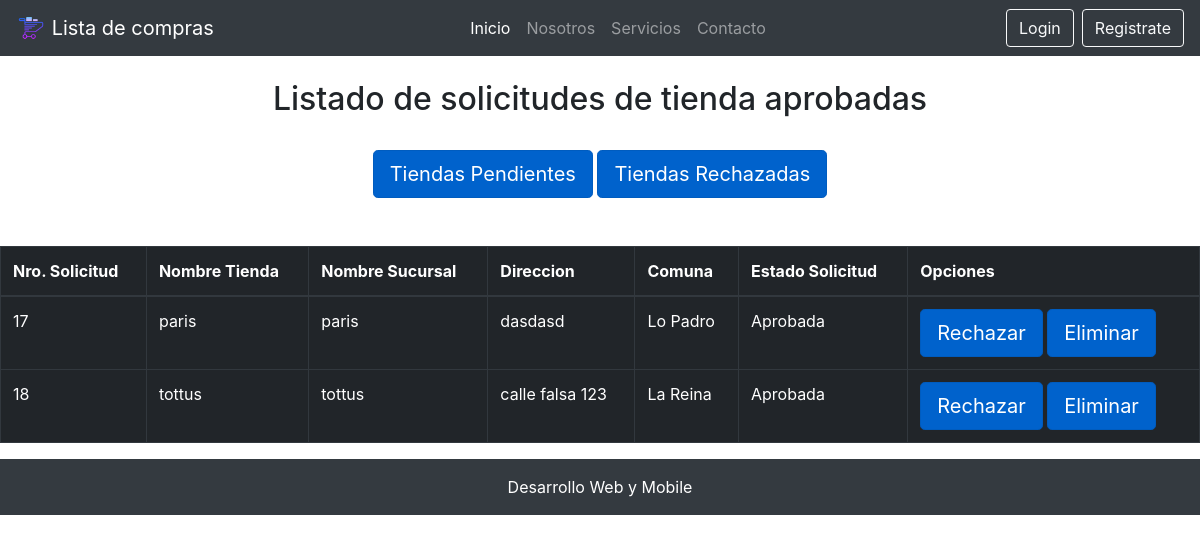
The page /tiendas_aprobadas/ on the database as committed earlier.
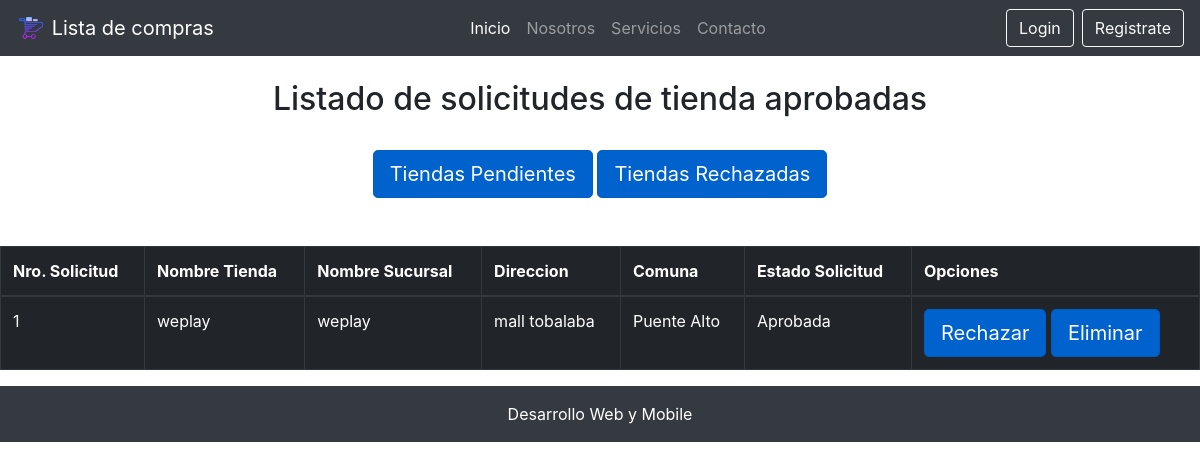
The same page on the database as committed later.
### core/models.py (models this page shows, shortened)
class Tienda(models.Model):
    nombre = models.CharField(max_length=50)
    nombre_sucursal = models.CharField(max_length=50, verbose_name="Nombre Sucursal")
    direccion = models.CharField(max_length=50)
    comuna = models.ForeignKey(Comuna, on_delete=models.CASCADE)
    estado_tienda = models.ForeignKey(EstadoTienda, on_delete=models.CASCADE, verbose_name="Estado Tienda")

class Comuna(models.Model):
    nombre = models.CharField(max_length=60)
    region = models.ForeignKey(Region, on_delete=models.CASCADE)

class EstadoTienda(models.Model):
    nombre = models.CharField(max_length=30, verbose_name="Estado Tienda")

### core/views.py (the view)
# urls.py: path('tiendas_aprobadas/', tiendasaprobadas, name="tiendas_aprobadas"),
def tiendasaprobadas(request):
    aprobadas = Tienda.objects.filter(estado_tienda=2)
    return render(request, 'core/tiendas_aprobadas.html', {
        'aprobadas': aprobadas
    })

### core/templates/core/tiendas_aprobadas.html (shortened to what this page needs)
{% extends "core/base.html" %}
{% block contenido %}
<br>
<h2 class="text-center">Listado de solicitudes de tienda aprobadas</h2>
<br>
<div class="row">
    <div class="col-12 text-center">
        <a href="{% url 'listar_solicitud' %}" class="btn btn-primary btn-lg active" role="button" aria-pressed="true">Tiendas Pendientes</a>
        <a href="{% url 'tiendas_rechazadas' %}" class="btn btn-primary btn-lg active" role="button" aria-pressed="true">Tiendas Rechazadas</a>
    </div>
</div>
<br>
<br>
<div class="table-responsive">
    <table class="table table-dark table-bordered table-hover table-condensed">
        <thead>
            <tr>
                <th>Nro. Solicitud</th>
                <th>Nombre Tienda</th>
                <th>Nombre Sucursal</th>
                <th>Direccion</th>
                <th>Comuna</th>
                <th>Estado Solicitud</th>
                <th>Opciones</th>
            </tr>
        </thead>
        <tbody>
            {% for a in aprobadas %}
            <tr>
                <td>{{ a.id }}</td>
                <td>{{ a.nombre }}</td>
                <td>{{ a.nombre_sucursal }}</td>
                <td>{{ a.direccion }}</td>
                <td>{{ a.comuna.nombre }}</td>
                <td>{{ a.estado_tienda.nombre }}</td>
                <td>
                    <a class="btn btn-primary btn-lg active" href="{% url 'rechazar_solicitud' a.id %}">Rechazar</a>
                    <a class="btn btn-primary btn-lg active" href="{% url 'eliminar_solicitud' a.id %}">Eliminar</a>
                </td>
            </tr>
            {% endfor %}
        </tbody>
    </table>
</div>
{% endblock contenido %}

Rows that differ between the two databases and show on the page:
removed Tienda: id "17", nombre "paris", nombre_sucursal "paris", direccion "dasdasd", comuna.nombre "Lo Padro", estado_tienda.nombre "Aprobada"
removed Tienda: id "18", nombre "tottus", nombre_sucursal "tottus", direccion "calle falsa 123", comuna.nombre "La Reina", estado_tienda.nombre "Aprobada"
added Tienda: id "1", nombre "weplay", nombre_sucursal "weplay", direccion "mall tobalaba", comuna.nombre "Puente Alto", estado_tienda.nombre "Aprobada"
